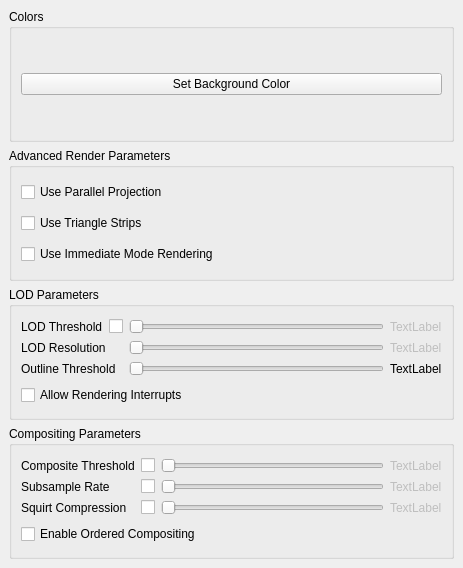
<ui version="4.0" >
 <author></author>
 <comment></comment>
 <exportmacro></exportmacro>
 <class>pq3DViewProperties</class>
 <widget class="QWidget" name="pq3DViewProperties" >
  <property name="geometry" >
   <rect>
    <x>0</x>
    <y>0</y>
    <width>463</width>
    <height>568</height>
   </rect>
  </property>
  <property name="windowTitle" >
   <string>3D View Properties Dialog</string>
  </property>
  <layout class="QGridLayout" >
   <property name="margin" >
    <number>9</number>
   </property>
   <property name="spacing" >
    <number>6</number>
   </property>
   <item row="0" column="0" >
    <widget class="QGroupBox" name="groupBox" >
     <property name="title" >
      <string>Colors</string>
     </property>
     <layout class="QVBoxLayout" >
      <property name="margin" >
       <number>9</number>
      </property>
      <property name="spacing" >
       <number>6</number>
      </property>
      <item>
       <widget class="pqColorChooserButton" name="backgroundColor" >
        <property name="toolTip" >
         <string>Change the background color of the 3D View window</string>
        </property>
        <property name="text" >
         <string>Set Background Color</string>
        </property>
       </widget>
      </item>
     </layout>
    </widget>
   </item>
   <item row="2" column="0" >
    <widget class="QGroupBox" name="lodParameters" >
     <property name="title" >
      <string>LOD Parameters</string>
     </property>
     <layout class="QGridLayout" >
      <property name="margin" >
       <number>9</number>
      </property>
      <property name="spacing" >
       <number>6</number>
      </property>
      <item row="1" column="0" colspan="2" >
       <widget class="QCheckBox" name="renderingInterrupts" >
        <property name="toolTip" >
         <string>&lt;html>&lt;head>&lt;meta name="qrichtext" content="1" />&lt;/head>&lt;body style=" white-space: pre-wrap; font-family:Sans Serif; font-size:9pt; font-weight:400; font-style:normal; text-decoration:none;">&lt;p style=" margin-top:0px; margin-bottom:0px; margin-left:0px; margin-right:0px; -qt-block-indent:0; text-indent:0px;">Toggle the use of render interrupts (when using MPI, this uses asynchronous messaging). When off, renders can not be interrupted.&lt;/p>&lt;/body>&lt;/html></string>
        </property>
        <property name="whatsThis" >
         <string>&lt;html>&lt;head>&lt;meta name="qrichtext" content="1" />&lt;/head>&lt;body style=" white-space: pre-wrap; font-family:Sans Serif; font-size:9pt; font-weight:400; font-style:normal; text-decoration:none;">&lt;p style=" margin-top:0px; margin-bottom:0px; margin-left:0px; margin-right:0px; -qt-block-indent:0; text-indent:0px;">Toggle the use of render interrupts (when using MPI, this uses asynchronous messaging). When off, renders can not be interrupted.&lt;/p>&lt;/body>&lt;/html></string>
        </property>
        <property name="text" >
         <string>Allow Rendering Interrupts</string>
        </property>
       </widget>
      </item>
      <item row="0" column="2" >
       <layout class="QVBoxLayout" >
        <property name="margin" >
         <number>0</number>
        </property>
        <property name="spacing" >
         <number>6</number>
        </property>
        <item>
         <widget class="QLabel" name="lodThresholdLabel" >
          <property name="enabled" >
           <bool>false</bool>
          </property>
          <property name="text" >
           <string>TextLabel</string>
          </property>
         </widget>
        </item>
        <item>
         <widget class="QLabel" name="lodResolutionLabel" >
          <property name="enabled" >
           <bool>false</bool>
          </property>
          <property name="text" >
           <string>TextLabel</string>
          </property>
         </widget>
        </item>
        <item>
         <widget class="QLabel" name="outlineThresholdLabel" >
          <property name="enabled" >
           <bool>true</bool>
          </property>
          <property name="text" >
           <string>TextLabel</string>
          </property>
         </widget>
        </item>
       </layout>
      </item>
      <item row="0" column="1" >
       <layout class="QVBoxLayout" >
        <property name="margin" >
         <number>0</number>
        </property>
        <property name="spacing" >
         <number>6</number>
        </property>
        <item>
         <widget class="QSlider" name="lodThreshold" >
          <property name="enabled" >
           <bool>false</bool>
          </property>
          <property name="toolTip" >
           <string>&lt;html>&lt;head>&lt;meta name="qrichtext" content="1" />&lt;/head>&lt;body style=" white-space: pre-wrap; font-family:Sans Serif; font-size:9pt; font-weight:400; font-style:normal; text-decoration:none;">&lt;p style=" margin-top:0px; margin-bottom:0px; margin-left:0px; margin-right:0px; -qt-block-indent:0; text-indent:0px;">This slider determines whether to use decimated models during interaction. Threshold criteria is based on size of geometry in megabytes. &lt;b>Left:&lt;/b> Always use decimated models. &lt;b>Right:&lt;/b> Always use full resolution.&lt;/p>&lt;/body>&lt;/html></string>
          </property>
          <property name="whatsThis" >
           <string>&lt;html>&lt;head>&lt;meta name="qrichtext" content="1" />&lt;/head>&lt;body style=" white-space: pre-wrap; font-family:Sans Serif; font-size:9pt; font-weight:400; font-style:normal; text-decoration:none;">&lt;p style=" margin-top:0px; margin-bottom:0px; margin-left:0px; margin-right:0px; -qt-block-indent:0; text-indent:0px;">This slider determines whether to use decimated models during interaction. Threshold criteria is based on size of geometry in megabytes. &lt;b>Left:&lt;/b> Always use decimated models. &lt;b>Right:&lt;/b> Always use full resolution.&lt;/p>&lt;/body>&lt;/html></string>
          </property>
          <property name="maximum" >
           <number>1000</number>
          </property>
          <property name="orientation" >
           <enum>Qt::Horizontal</enum>
          </property>
         </widget>
        </item>
        <item>
         <widget class="QSlider" name="lodResolution" >
          <property name="enabled" >
           <bool>false</bool>
          </property>
          <property name="toolTip" >
           <string>&lt;html>&lt;head>&lt;meta name="qrichtext" content="1" />&lt;/head>&lt;body style=" white-space: pre-wrap; font-family:Sans Serif; font-size:9pt; font-weight:400; font-style:normal; text-decoration:none;">&lt;p style=" margin-top:0px; margin-bottom:0px; margin-left:0px; margin-right:0px; -qt-block-indent:0; text-indent:0px;">This slider determines the resolution of the decimated level-of-detail models. The value is the dimension for each axis in the quadric clustering algorithm. &lt;b>Left:&lt;/b> Use slow high-resolution models. &lt;b>Right:&lt;/b> Use fast simple models.&lt;/p>&lt;/body>&lt;/html></string>
          </property>
          <property name="whatsThis" >
           <string>&lt;html>&lt;head>&lt;meta name="qrichtext" content="1" />&lt;/head>&lt;body style=" white-space: pre-wrap; font-family:Sans Serif; font-size:9pt; font-weight:400; font-style:normal; text-decoration:none;">&lt;p style=" margin-top:0px; margin-bottom:0px; margin-left:0px; margin-right:0px; -qt-block-indent:0; text-indent:0px;">This slider determines the resolution of the decimated level-of-detail models. The value is the dimension for each axis in the quadric clustering algorithm. &lt;b>Left:&lt;/b> Use slow high-resolution models. &lt;b>Right:&lt;/b> Use fast simple models.&lt;/p>&lt;/body>&lt;/html></string>
          </property>
          <property name="minimum" >
           <number>10</number>
          </property>
          <property name="maximum" >
           <number>160</number>
          </property>
          <property name="orientation" >
           <enum>Qt::Horizontal</enum>
          </property>
         </widget>
        </item>
        <item>
         <widget class="QSlider" name="outlineThreshold" >
          <property name="toolTip" >
           <string>&lt;html>&lt;head>&lt;meta name="qrichtext" content="1" />&lt;/head>&lt;body style=" white-space: pre-wrap; font-family:Sans Serif; font-size:9pt; font-weight:400; font-style:normal; text-decoration:none;">&lt;p style=" margin-top:0px; margin-bottom:0px; margin-left:0px; margin-right:0px; -qt-block-indent:0; text-indent:0px;">This slider determines the default representation to use for unstructured grid datasets. If the dataset has more cells than this threshold, then an outline is used. Otherwise, the surface is extracted. &lt;b>Left:&lt;/b> Use surface representation as default. &lt;b>Right:&lt;/b> Use outline representation as default.&lt;/p>&lt;/body>&lt;/html></string>
          </property>
          <property name="whatsThis" >
           <string>&lt;html>&lt;head>&lt;meta name="qrichtext" content="1" />&lt;/head>&lt;body style=" white-space: pre-wrap; font-family:Sans Serif; font-size:9pt; font-weight:400; font-style:normal; text-decoration:none;">&lt;p style=" margin-top:0px; margin-bottom:0px; margin-left:0px; margin-right:0px; -qt-block-indent:0; text-indent:0px;">This slider determines the default representation to use for unstructured grid datasets. If the dataset has more cells than this threshold, then an outline is used. Otherwise, the surface is extracted. &lt;b>Left:&lt;/b> Use surface representation as default. &lt;b>Right:&lt;/b> Use outline representation as default.&lt;/p>&lt;/body>&lt;/html></string>
          </property>
          <property name="minimum" >
           <number>0</number>
          </property>
          <property name="maximum" >
           <number>5000</number>
          </property>
          <property name="orientation" >
           <enum>Qt::Horizontal</enum>
          </property>
         </widget>
        </item>
       </layout>
      </item>
      <item row="0" column="0" >
       <layout class="QVBoxLayout" >
        <property name="margin" >
         <number>0</number>
        </property>
        <property name="spacing" >
         <number>6</number>
        </property>
        <item>
         <layout class="QHBoxLayout" >
          <property name="margin" >
           <number>0</number>
          </property>
          <property name="spacing" >
           <number>6</number>
          </property>
          <item>
           <widget class="QLabel" name="label" >
            <property name="text" >
             <string>LOD Threshold</string>
            </property>
           </widget>
          </item>
          <item>
           <widget class="QCheckBox" name="enableLOD" >
            <property name="toolTip" >
             <string>Toggle use of LOD while interacting.</string>
            </property>
            <property name="text" >
             <string/>
            </property>
           </widget>
          </item>
         </layout>
        </item>
        <item>
         <widget class="QLabel" name="label_2" >
          <property name="text" >
           <string>LOD Resolution</string>
          </property>
         </widget>
        </item>
        <item>
         <widget class="QLabel" name="label_3" >
          <property name="text" >
           <string>Outline Threshold</string>
          </property>
         </widget>
        </item>
       </layout>
      </item>
     </layout>
    </widget>
   </item>
   <item row="3" column="0" >
    <widget class="QGroupBox" name="compositingParameters" >
     <property name="title" >
      <string>Compositing Parameters</string>
     </property>
     <layout class="QGridLayout" >
      <property name="margin" >
       <number>9</number>
      </property>
      <property name="spacing" >
       <number>6</number>
      </property>
      <item row="0" column="0" >
       <layout class="QVBoxLayout" >
        <property name="margin" >
         <number>0</number>
        </property>
        <property name="spacing" >
         <number>6</number>
        </property>
        <item>
         <widget class="QLabel" name="label_7" >
          <property name="text" >
           <string>Composite Threshold</string>
          </property>
         </widget>
        </item>
        <item>
         <widget class="QLabel" name="label_8" >
          <property name="text" >
           <string>Subsample Rate</string>
          </property>
         </widget>
        </item>
        <item>
         <widget class="QLabel" name="label_9" >
          <property name="text" >
           <string>Squirt Compression</string>
          </property>
         </widget>
        </item>
       </layout>
      </item>
      <item row="0" column="1" >
       <layout class="QVBoxLayout" >
        <property name="margin" >
         <number>0</number>
        </property>
        <property name="spacing" >
         <number>6</number>
        </property>
        <item>
         <widget class="QCheckBox" name="enableCompositing" >
          <property name="toolTip" >
           <string>&lt;html>&lt;head>&lt;meta name="qrichtext" content="1" />&lt;/head>&lt;body style=" white-space: pre-wrap; font-family:Sans Serif; font-size:9pt; font-weight:400; font-style:normal; text-decoration:none;">&lt;p style=" margin-top:0px; margin-bottom:0px; margin-left:0px; margin-right:0px; -qt-block-indent:0; text-indent:0px;">Toggle compositing. When off all rendering is done locally. Otherwise, rendering is done on server or client depending on the threshold.&lt;/p>&lt;/body>&lt;/html></string>
          </property>
          <property name="whatsThis" >
           <string>&lt;html>&lt;head>&lt;meta name="qrichtext" content="1" />&lt;/head>&lt;body style=" white-space: pre-wrap; font-family:Sans Serif; font-size:9pt; font-weight:400; font-style:normal; text-decoration:none;">&lt;p style=" margin-top:0px; margin-bottom:0px; margin-left:0px; margin-right:0px; -qt-block-indent:0; text-indent:0px;">Toggle compositing. When off all rendering is done locally. Otherwise, rendering is done on server or client depending on the threshold.&lt;/p>&lt;/body>&lt;/html></string>
          </property>
          <property name="text" >
           <string/>
          </property>
         </widget>
        </item>
        <item>
         <widget class="QCheckBox" name="enableSubsampling" >
          <property name="toolTip" >
           <string>Toggle use of subsampling while interacting.</string>
          </property>
          <property name="whatsThis" >
           <string>Toggle use of subsampling while interacting.</string>
          </property>
          <property name="text" >
           <string/>
          </property>
         </widget>
        </item>
        <item>
         <widget class="QCheckBox" name="enableSquirt" >
          <property name="toolTip" >
           <string>Toggle use of Squirt compression while interacting.</string>
          </property>
          <property name="whatsThis" >
           <string>Toggle use of Squirt compression while interacting.</string>
          </property>
          <property name="text" >
           <string/>
          </property>
         </widget>
        </item>
       </layout>
      </item>
      <item row="1" column="0" colspan="3" >
       <widget class="QCheckBox" name="orderedCompositing" >
        <property name="toolTip" >
         <string>&lt;html>&lt;head>&lt;meta name="qrichtext" content="1" />&lt;/head>&lt;body style=" white-space: pre-wrap; font-family:Sans Serif; font-size:9pt; font-weight:400; font-style:normal; text-decoration:none;">&lt;p style=" margin-top:0px; margin-bottom:0px; margin-left:0px; margin-right:0px; -qt-block-indent:0; text-indent:0px;">Toggle use of ordered compositing. Ordered compositing makes updates and animations slower, but makes volume rendering correct and may speed up compositing in general.&lt;/p>&lt;/body>&lt;/html></string>
        </property>
        <property name="whatsThis" >
         <string>&lt;html>&lt;head>&lt;meta name="qrichtext" content="1" />&lt;/head>&lt;body style=" white-space: pre-wrap; font-family:Sans Serif; font-size:9pt; font-weight:400; font-style:normal; text-decoration:none;">&lt;p style=" margin-top:0px; margin-bottom:0px; margin-left:0px; margin-right:0px; -qt-block-indent:0; text-indent:0px;">Toggle use of ordered compositing. Ordered compositing makes updates and animations slower, but makes volume rendering correct and may speed up compositing in general.&lt;/p>&lt;/body>&lt;/html></string>
        </property>
        <property name="text" >
         <string>Enable Ordered Compositing</string>
        </property>
       </widget>
      </item>
      <item row="0" column="3" >
       <layout class="QVBoxLayout" >
        <property name="margin" >
         <number>0</number>
        </property>
        <property name="spacing" >
         <number>6</number>
        </property>
        <item>
         <widget class="QLabel" name="compositeThresholdLabel" >
          <property name="enabled" >
           <bool>false</bool>
          </property>
          <property name="text" >
           <string>TextLabel</string>
          </property>
         </widget>
        </item>
        <item>
         <widget class="QLabel" name="subsamplingRateLabel" >
          <property name="enabled" >
           <bool>false</bool>
          </property>
          <property name="text" >
           <string>TextLabel</string>
          </property>
         </widget>
        </item>
        <item>
         <widget class="QLabel" name="squirtLevelLabel" >
          <property name="enabled" >
           <bool>false</bool>
          </property>
          <property name="text" >
           <string>TextLabel</string>
          </property>
         </widget>
        </item>
       </layout>
      </item>
      <item row="0" column="2" >
       <layout class="QVBoxLayout" >
        <property name="margin" >
         <number>0</number>
        </property>
        <property name="spacing" >
         <number>6</number>
        </property>
        <item>
         <widget class="QSlider" name="compositeThreshold" >
          <property name="enabled" >
           <bool>false</bool>
          </property>
          <property name="toolTip" >
           <string>&lt;html>&lt;head>&lt;meta name="qrichtext" content="1" />&lt;/head>&lt;body style=" white-space: pre-wrap; font-family:Sans Serif; font-size:9pt; font-weight:400; font-style:normal; text-decoration:none;">&lt;p style=" margin-top:0px; margin-bottom:0px; margin-left:0px; margin-right:0px; -qt-block-indent:0; text-indent:0px;">This slider determines when distributed rendering is used. When compositing is off, geometry is collected at process 0 for local rendering. Threshold criteria is based on size of the model in mega bytes. &lt;b>Left:&lt;/b> Always use compositing. &lt;b>Right:&lt;/b> Move even large models to process 0.&lt;/p>&lt;/body>&lt;/html></string>
          </property>
          <property name="whatsThis" >
           <string>&lt;html>&lt;head>&lt;meta name="qrichtext" content="1" />&lt;/head>&lt;body style=" white-space: pre-wrap; font-family:Sans Serif; font-size:9pt; font-weight:400; font-style:normal; text-decoration:none;">&lt;p style=" margin-top:0px; margin-bottom:0px; margin-left:0px; margin-right:0px; -qt-block-indent:0; text-indent:0px;">This slider determines when distributed rendering is used. When compositing is off, geometry is collected at process 0 for local rendering. Threshold criteria is based on size of the model in mega bytes. &lt;b>Left:&lt;/b> Always use compositing. &lt;b>Right:&lt;/b> Move even large models to process 0.&lt;/p>&lt;/body>&lt;/html></string>
          </property>
          <property name="maximum" >
           <number>1000</number>
          </property>
          <property name="orientation" >
           <enum>Qt::Horizontal</enum>
          </property>
         </widget>
        </item>
        <item>
         <widget class="QSlider" name="subsamplingRate" >
          <property name="enabled" >
           <bool>false</bool>
          </property>
          <property name="toolTip" >
           <string>&lt;html>&lt;head>&lt;meta name="qrichtext" content="1" />&lt;/head>&lt;body style=" white-space: pre-wrap; font-family:Sans Serif; font-size:9pt; font-weight:400; font-style:normal; text-decoration:none;">&lt;p style=" margin-top:0px; margin-bottom:0px; margin-left:0px; margin-right:0px; -qt-block-indent:0; text-indent:0px;">Subsampling is a compositing LOD technique. Subsampling will use larger pixels during interaction.&lt;/p>&lt;/body>&lt;/html></string>
          </property>
          <property name="whatsThis" >
           <string>&lt;html>&lt;head>&lt;meta name="qrichtext" content="1" />&lt;/head>&lt;body style=" white-space: pre-wrap; font-family:Sans Serif; font-size:9pt; font-weight:400; font-style:normal; text-decoration:none;">&lt;p style=" margin-top:0px; margin-bottom:0px; margin-left:0px; margin-right:0px; -qt-block-indent:0; text-indent:0px;">Subsampling is a compositing LOD technique. Subsampling will use larger pixels during interaction.&lt;/p>&lt;/body>&lt;/html></string>
          </property>
          <property name="minimum" >
           <number>2</number>
          </property>
          <property name="maximum" >
           <number>20</number>
          </property>
          <property name="orientation" >
           <enum>Qt::Horizontal</enum>
          </property>
         </widget>
        </item>
        <item>
         <widget class="QSlider" name="squirtLevel" >
          <property name="enabled" >
           <bool>false</bool>
          </property>
          <property name="toolTip" >
           <string>&lt;html>&lt;head>&lt;meta name="qrichtext" content="1" />&lt;/head>&lt;body style=" white-space: pre-wrap; font-family:Sans Serif; font-size:9pt; font-weight:400; font-style:normal; text-decoration:none;">&lt;p style=" margin-top:0px; margin-bottom:0px; margin-left:0px; margin-right:0px; -qt-block-indent:0; text-indent:0px;">Squirt compression is a combination of runlength encoding and bit compression.&lt;b>Left:&lt;/b> No compression. &lt;b>Right:&lt;/b> Maximum compression.&lt;/p>&lt;/body>&lt;/html></string>
          </property>
          <property name="whatsThis" >
           <string>&lt;html>&lt;head>&lt;meta name="qrichtext" content="1" />&lt;/head>&lt;body style=" white-space: pre-wrap; font-family:Sans Serif; font-size:9pt; font-weight:400; font-style:normal; text-decoration:none;">&lt;p style=" margin-top:0px; margin-bottom:0px; margin-left:0px; margin-right:0px; -qt-block-indent:0; text-indent:0px;">Squirt compression is a combination of runlength encoding and bit compression.&lt;b>Left:&lt;/b> No compression. &lt;b>Right:&lt;/b> Maximum compression.&lt;/p>&lt;/body>&lt;/html></string>
          </property>
          <property name="minimum" >
           <number>1</number>
          </property>
          <property name="maximum" >
           <number>6</number>
          </property>
          <property name="orientation" >
           <enum>Qt::Horizontal</enum>
          </property>
         </widget>
        </item>
       </layout>
      </item>
     </layout>
    </widget>
   </item>
   <item row="1" column="0" >
    <widget class="QGroupBox" name="groupBox_2" >
     <property name="title" >
      <string>Advanced Render Parameters</string>
     </property>
     <layout class="QVBoxLayout" >
      <property name="margin" >
       <number>9</number>
      </property>
      <property name="spacing" >
       <number>6</number>
      </property>
      <item>
       <widget class="QCheckBox" name="parallelProjection" >
        <property name="toolTip" >
         <string>&lt;html>&lt;head>&lt;meta name="qrichtext" content="1" />&lt;/head>&lt;body style=" white-space: pre-wrap; font-family:Sans Serif; font-size:9pt; font-weight:400; font-style:normal; text-decoration:none;">&lt;p style=" margin-top:0px; margin-bottom:0px; margin-left:0px; margin-right:0px; -qt-block-indent:0; text-indent:0px;">Toggle the use of parallel projection (if parallel projection is off, perspective projection is used)&lt;/p>&lt;/body>&lt;/html></string>
        </property>
        <property name="whatsThis" >
         <string>&lt;html>&lt;head>&lt;meta name="qrichtext" content="1" />&lt;/head>&lt;body style=" white-space: pre-wrap; font-family:Sans Serif; font-size:9pt; font-weight:400; font-style:normal; text-decoration:none;">&lt;p style=" margin-top:0px; margin-bottom:0px; margin-left:0px; margin-right:0px; -qt-block-indent:0; text-indent:0px;">Toggle the use of parallel projection (if parallel projection is off, perspective projection is used).&lt;/p>&lt;/body>&lt;/html></string>
        </property>
        <property name="text" >
         <string>Use Parallel Projection</string>
        </property>
       </widget>
      </item>
      <item>
       <widget class="QCheckBox" name="triangleStrips" >
        <property name="toolTip" >
         <string>&lt;html>&lt;head>&lt;meta name="qrichtext" content="1" />&lt;/head>&lt;body style=" white-space: pre-wrap; font-family:Sans Serif; font-size:9pt; font-weight:400; font-style:normal; text-decoration:none;">&lt;p style=" margin-top:0px; margin-bottom:0px; margin-left:0px; margin-right:0px; -qt-block-indent:0; text-indent:0px;">If this option is choosen, all triangles are converted into triangle strips before rendering. This may improve the rendering performance.&lt;/p>&lt;/body>&lt;/html></string>
        </property>
        <property name="statusTip" >
         <string/>
        </property>
        <property name="whatsThis" >
         <string>&lt;html>&lt;head>&lt;meta name="qrichtext" content="1" />&lt;/head>&lt;body style=" white-space: pre-wrap; font-family:Sans Serif; font-size:9pt; font-weight:400; font-style:normal; text-decoration:none;">&lt;p style=" margin-top:0px; margin-bottom:0px; margin-left:0px; margin-right:0px; -qt-block-indent:0; text-indent:0px;">If this option is choosen, all triangles are converted into triangle strips before rendering. This may improve the rendering performance.&lt;/p>&lt;/body>&lt;/html></string>
        </property>
        <property name="text" >
         <string>Use Triangle Strips</string>
        </property>
       </widget>
      </item>
      <item>
       <widget class="QCheckBox" name="immediateModeRendering" >
        <property name="toolTip" >
         <string>&lt;html>&lt;head>&lt;meta name="qrichtext" content="1" />&lt;/head>&lt;body style=" white-space: pre-wrap; font-family:Sans Serif; font-size:9pt; font-weight:400; font-style:normal; text-decoration:none;">&lt;p style=" margin-top:0px; margin-bottom:0px; margin-left:0px; margin-right:0px; -qt-block-indent:0; text-indent:0px;">When this option is off, OpenGL display lists are used for rendering. Using display lists improves performance for small datasets but is not recommended for large datasets due to the excessive memory usage and long display list creation times.&lt;/p>&lt;/body>&lt;/html></string>
        </property>
        <property name="whatsThis" >
         <string>&lt;html>&lt;head>&lt;meta name="qrichtext" content="1" />&lt;/head>&lt;body style=" white-space: pre-wrap; font-family:Sans Serif; font-size:9pt; font-weight:400; font-style:normal; text-decoration:none;">&lt;p style=" margin-top:0px; margin-bottom:0px; margin-left:0px; margin-right:0px; -qt-block-indent:0; text-indent:0px;">When this option is off, OpenGL display lists are used for rendering. Using display lists improves performance for small datasets but is not recommended for large datasets due to the excessive memory usage and long display list creation times.&lt;/p>&lt;/body>&lt;/html></string>
        </property>
        <property name="text" >
         <string>Use Immediate Mode Rendering</string>
        </property>
       </widget>
      </item>
     </layout>
    </widget>
   </item>
  </layout>
 </widget>
 <pixmapfunction></pixmapfunction>
 <customwidgets>
  <customwidget>
   <class>pqColorChooserButton</class>
   <extends>QPushButton</extends>
   <header>pqColorChooserButton.h</header>
   <container>0</container>
   <pixmap></pixmap>
  </customwidget>
 </customwidgets>
 <resources/>
 <connections>
  <connection>
   <sender>enableLOD</sender>
   <signal>toggled(bool)</signal>
   <receiver>lodThreshold</receiver>
   <slot>setEnabled(bool)</slot>
   <hints>
    <hint type="sourcelabel" >
     <x>131</x>
     <y>267</y>
    </hint>
    <hint type="destinationlabel" >
     <x>264</x>
     <y>269</y>
    </hint>
   </hints>
  </connection>
  <connection>
   <sender>enableCompositing</sender>
   <signal>toggled(bool)</signal>
   <receiver>compositeThreshold</receiver>
   <slot>setEnabled(bool)</slot>
   <hints>
    <hint type="sourcelabel" >
     <x>174</x>
     <y>450</y>
    </hint>
    <hint type="destinationlabel" >
     <x>285</x>
     <y>447</y>
    </hint>
   </hints>
  </connection>
  <connection>
   <sender>enableSubsampling</sender>
   <signal>toggled(bool)</signal>
   <receiver>subsamplingRate</receiver>
   <slot>setEnabled(bool)</slot>
   <hints>
    <hint type="sourcelabel" >
     <x>174</x>
     <y>477</y>
    </hint>
    <hint type="destinationlabel" >
     <x>285</x>
     <y>477</y>
    </hint>
   </hints>
  </connection>
  <connection>
   <sender>enableSquirt</sender>
   <signal>toggled(bool)</signal>
   <receiver>squirtLevel</receiver>
   <slot>setEnabled(bool)</slot>
   <hints>
    <hint type="sourcelabel" >
     <x>174</x>
     <y>504</y>
    </hint>
    <hint type="destinationlabel" >
     <x>285</x>
     <y>507</y>
    </hint>
   </hints>
  </connection>
  <connection>
   <sender>enableLOD</sender>
   <signal>toggled(bool)</signal>
   <receiver>lodResolution</receiver>
   <slot>setEnabled(bool)</slot>
   <hints>
    <hint type="sourcelabel" >
     <x>131</x>
     <y>287</y>
    </hint>
    <hint type="destinationlabel" >
     <x>264</x>
     <y>319</y>
    </hint>
   </hints>
  </connection>
  <connection>
   <sender>enableLOD</sender>
   <signal>toggled(bool)</signal>
   <receiver>lodResolutionLabel</receiver>
   <slot>setEnabled(bool)</slot>
   <hints>
    <hint type="sourcelabel" >
     <x>131</x>
     <y>287</y>
    </hint>
    <hint type="destinationlabel" >
     <x>412</x>
     <y>319</y>
    </hint>
   </hints>
  </connection>
  <connection>
   <sender>enableLOD</sender>
   <signal>toggled(bool)</signal>
   <receiver>lodThresholdLabel</receiver>
   <slot>setEnabled(bool)</slot>
   <hints>
    <hint type="sourcelabel" >
     <x>131</x>
     <y>287</y>
    </hint>
    <hint type="destinationlabel" >
     <x>412</x>
     <y>289</y>
    </hint>
   </hints>
  </connection>
  <connection>
   <sender>enableCompositing</sender>
   <signal>toggled(bool)</signal>
   <receiver>compositeThresholdLabel</receiver>
   <slot>setEnabled(bool)</slot>
   <hints>
    <hint type="sourcelabel" >
     <x>174</x>
     <y>450</y>
    </hint>
    <hint type="destinationlabel" >
     <x>412</x>
     <y>447</y>
    </hint>
   </hints>
  </connection>
  <connection>
   <sender>enableSubsampling</sender>
   <signal>toggled(bool)</signal>
   <receiver>subsamplingRateLabel</receiver>
   <slot>setEnabled(bool)</slot>
   <hints>
    <hint type="sourcelabel" >
     <x>174</x>
     <y>477</y>
    </hint>
    <hint type="destinationlabel" >
     <x>412</x>
     <y>477</y>
    </hint>
   </hints>
  </connection>
  <connection>
   <sender>enableSquirt</sender>
   <signal>toggled(bool)</signal>
   <receiver>squirtLevelLabel</receiver>
   <slot>setEnabled(bool)</slot>
   <hints>
    <hint type="sourcelabel" >
     <x>174</x>
     <y>504</y>
    </hint>
    <hint type="destinationlabel" >
     <x>412</x>
     <y>507</y>
    </hint>
   </hints>
  </connection>
 </connections>
</ui>
